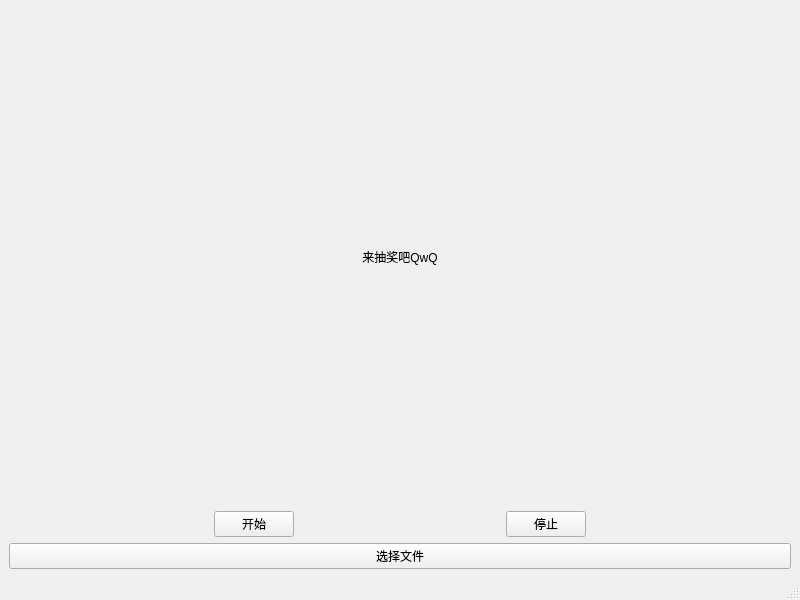
<?xml version="1.0" encoding="UTF-8"?>
<ui version="4.0">
 <class>MainWindow</class>
 <widget class="QMainWindow" name="MainWindow">
  <property name="geometry">
   <rect>
    <x>0</x>
    <y>0</y>
    <width>800</width>
    <height>600</height>
   </rect>
  </property>
  <property name="windowTitle">
   <string>抽奖</string>
  </property>
  <property name="iconSize">
   <size>
    <width>64</width>
    <height>64</height>
   </size>
  </property>
  <widget class="QWidget" name="centralwidget">
   <layout class="QGridLayout" name="gridLayout">
    <item row="0" column="0">
     <layout class="QVBoxLayout" name="verticalLayout_3">
      <item>
       <spacer name="verticalSpacer_2">
        <property name="orientation">
         <enum>Qt::Vertical</enum>
        </property>
        <property name="sizeHint" stdset="0">
         <size>
          <width>20</width>
          <height>40</height>
         </size>
        </property>
       </spacer>
      </item>
      <item>
       <widget class="QLabel" name="label">
        <property name="styleSheet">
         <string notr="true">font: 42pt &quot;Microsoft YaHei UI&quot;;</string>
        </property>
        <property name="text">
         <string>来抽奖吧QwQ</string>
        </property>
        <property name="alignment">
         <set>Qt::AlignCenter</set>
        </property>
       </widget>
      </item>
      <item>
       <spacer name="verticalSpacer">
        <property name="orientation">
         <enum>Qt::Vertical</enum>
        </property>
        <property name="sizeHint" stdset="0">
         <size>
          <width>20</width>
          <height>40</height>
         </size>
        </property>
       </spacer>
      </item>
      <item>
       <layout class="QHBoxLayout" name="horizontalLayout">
        <item>
         <spacer name="horizontalSpacer">
          <property name="orientation">
           <enum>Qt::Horizontal</enum>
          </property>
          <property name="sizeHint" stdset="0">
           <size>
            <width>40</width>
            <height>20</height>
           </size>
          </property>
         </spacer>
        </item>
        <item>
         <widget class="QPushButton" name="pushButton">
          <property name="styleSheet">
           <string notr="true">font: 48pt &quot;Microsoft YaHei UI&quot;;</string>
          </property>
          <property name="text">
           <string>开始</string>
          </property>
         </widget>
        </item>
        <item>
         <spacer name="horizontalSpacer_3">
          <property name="orientation">
           <enum>Qt::Horizontal</enum>
          </property>
          <property name="sizeHint" stdset="0">
           <size>
            <width>40</width>
            <height>20</height>
           </size>
          </property>
         </spacer>
        </item>
        <item>
         <widget class="QPushButton" name="pushButton_2">
          <property name="styleSheet">
           <string notr="true">font: 48pt &quot;Microsoft YaHei UI&quot;;</string>
          </property>
          <property name="text">
           <string>停止</string>
          </property>
         </widget>
        </item>
        <item>
         <spacer name="horizontalSpacer_2">
          <property name="orientation">
           <enum>Qt::Horizontal</enum>
          </property>
          <property name="sizeHint" stdset="0">
           <size>
            <width>40</width>
            <height>20</height>
           </size>
          </property>
         </spacer>
        </item>
       </layout>
      </item>
     </layout>
    </item>
    <item row="1" column="0">
     <widget class="QPushButton" name="pushButton_3">
      <property name="styleSheet">
       <string notr="true">font: 24pt &quot;Microsoft YaHei UI&quot;;</string>
      </property>
      <property name="text">
       <string>选择文件</string>
      </property>
     </widget>
    </item>
   </layout>
  </widget>
  <widget class="QMenuBar" name="menubar">
   <property name="geometry">
    <rect>
     <x>0</x>
     <y>0</y>
     <width>800</width>
     <height>21</height>
    </rect>
   </property>
  </widget>
  <widget class="QStatusBar" name="statusbar"/>
 </widget>
 <resources/>
 <connections/>
</ui>
